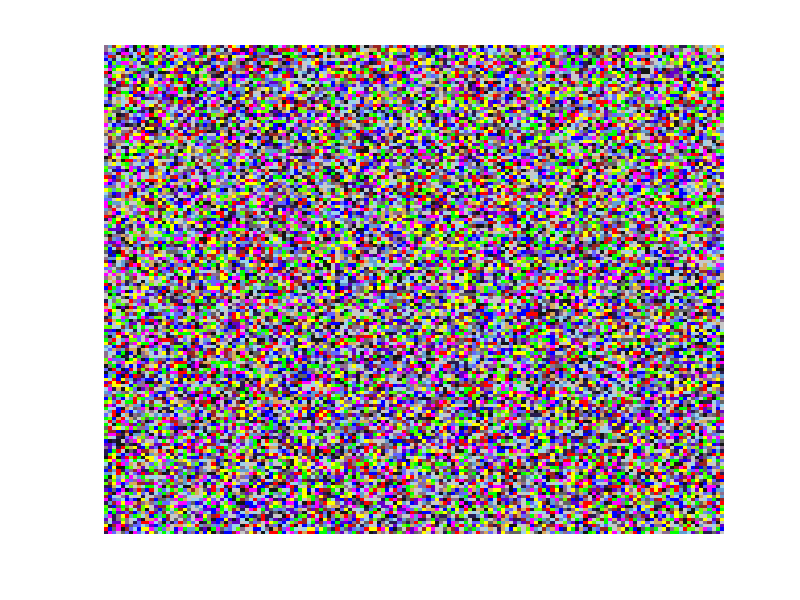

The MATLAB script that drew this image: (Note: this script raises an error after producing the figure.)
%% Grain simulation of fighting Pokemon
% Code layout:
%   - Set up constants
%   - Set up the pokemon type list and colormap accordingly
%   - Pre-allocate arrays
%   - Distribute pokemon stats in an array
%   - Loop over arrays, making logic decisions and drawing

%% Current flaws/things to work on:
%   - None
%% Code

% Variables
width = 600;
height = 600;
tw = 4;
HP_buff = 20;
ATK_buff = 10;
DEF_buff = 5;

file_nm = 'simulation.gif';

%{
types = ['Normal'; 'Fire'; 'Water'; 'Electric'; 'Grass'; 'Ice'; ...
    'Fighting'; 'Poison'; 'Ground'; 'Flying'; 'Psychic'; 'Bug'; 'Rock'; ...
    'Ghost'; 'Dragon'; 'Dark'; 'Steel'; 'Fairy';];
%}

cmap = 1/255.*[200,200,200;     % Normal
    255,0,0;                    % Fire
    0,0,255;                    % Water
    255,255,0;                  % Electric
    0,255,0;                    % Grass
    100,100,255;                % Ice
    153,37,33;                  % Fighting
    100,0,200;                  % Poison
    216,170,91;                 % Ground
    154,212,237;                % Flying
    255,0,255;                  % Psychic
    100,255,0;                  % Bug
    142,110,142;                % Rock
    41,26,79;                   % Ghost
    98,157,209;                 % Dragon
    20,20,20;                   % Dark
    100,100,100                 % Steel
    255,0,100;                  % Fairy
    ];


% Take advantage of Matlabs array support, don't use classes
% Each pixel will have stats and this multitude of arrays
% can be viewed to be the 'class'

ATK = zeros(width/tw, height/tw);
DEF = zeros(width/tw, height/tw);
HP = zeros(width/tw, height/tw);
SPD = zeros(width/tw, height/tw);
type1 = zeros(width/tw, height/tw);
type2 = zeros(width/tw, height/tw);
micromon = zeros(width/tw, height/tw);

% This is then split between HP, SPD, DEF and ATK
max_stat = 255;
totstat = ones(width/tw, height/tw)*max_stat;

% Construct the micromon's stats
HP = 100 + floor(rand(width/tw, height/tw).*totstat);
totstat = totstat - HP + 100;
ATK = floor(rand(width/tw, height/tw).*totstat);
totstat = totstat - ATK;
DEF = floor(rand(width/tw, height/tw).*totstat);
totstat = totstat - DEF;
SPD = totstat;

clear totstat max_stat
% Construct the type system, using /u/Morning_Fresh logic
% Type 2 is non zero every 25%
% Type 1 is one of 18 types: [0, 17]
type1 = floor(rand(width/tw, height/tw)*18);
type2 = floor(rand(width/tw, height/tw)*18).*(rand(width/tw, height/tw)<=0.25);

for iter = 1:10
    figure(1)
    image(1:width/tw, 1:height/tw, type1)
    colormap(cmap)
    set(gca,'visible','off');
    truesize(figure(1),[width, height])
    
    
    % Lengthy comparisons coming up...
    
    %% Fighting
    % Iterate through all pokemon in rand order and compare to neighbours
    % There are neighbours above, below, left and right. No diagonals
    % To minimise bias we randomly select which SINGULAR pokemon to fight
    fight = floor(rand(width/tw, height/tw)*4);
    for i = randperm(width/tw)
        for j = randperm(height/tw)
            % Map the directions clockwise:
            % 0 = above, 1 = right, 2 = below, 3 = left
            if (fight(i,j) == 0) || (fight(i,j) == 2)
                % Subtract 1 from fight[i,j] to get above/below modifier
                enmy = j + fight(i,j) - 1;
                if (1 <= enmy && enmy <= height/tw)
                    % Pokemon has a neighbour to fight?
                    if type1(i,j) == type1(i,enmy)
                        continue
                        % Quickest pokemon ATKs first
                    elseif SPD(i,j) > SPD(i, enmy)
                        dmg_mult = max(getEff(type1(i,j), type1(i, enmy)), ...
                            getEff(type2(i,j), type1(i, enmy)));
                        
                        dmg_enmy = (ATK(i,j) - DEF(i, enmy)).*dmg_mult;
                        HP(i, enmy) = HP(i, enmy) - dmg_enmy.*(dmg_enmy>0);
                        
                        % Retaliate if possible
                        if HP(i,enmy) > 0
                            dmg_mult = max(getEff(type1(i,enmy), type1(i, j)), ...
                                getEff(type2(i,enmy), type1(i, j)));
                            
                            dmg_acc = (ATK(i,enmy) - DEF(i, j)).*dmg_mult;
                            HP(i, j) = HP(i, j) - dmg_acc.*(dmg_acc>0);
                        end
                    else
                        dmg_mult = max(getEff(type1(i,enmy), type1(i, j)), ...
                            getEff(type2(i,enmy), type1(i, j)));
                        
                        dmg_acc = (ATK(i,enmy) - DEF(i, j)).*dmg_mult;
                        HP(i, j) = HP(i, j) - dmg_acc.*(dmg_acc>0);
                        
                        % Retaliate if possible
                        if HP(i,j) > 0
                            dmg_mult = max(getEff(type1(i,j), type1(i, enmy)), ...
                                getEff(type2(i,j), type1(i, enmy)));
                            
                            dmg_enmy = (ATK(i,j) - DEF(i, enmy)).*dmg_mult;
                            HP(i, enmy) = HP(i, enmy) - dmg_enmy.*(dmg_enmy>0);
                        end
                    end
                    
                    % Absorb the opponents stats if opponent died
                    % Stats are the same between two pixels, no growth yet
                    if HP(i,j) < 0
                        % Buff up the winner
                        HP(i, enmy) = HP(i, enmy) + HP_buff;
                        ATK(i, enmy) = ATK(i, enmy) + ATK_buff;
                        DEF(i, enmy) = DEF(i, enmy) + DEF_buff;
                        
                        SPD(i,j) = SPD(i, enmy);
                        HP(i,j) = HP(i, enmy);
                        ATK(i,j) = ATK(i, enmy);
                        DEF(i,j) = DEF(i,enmy);
                        type1(i,j) = type1(i, enmy);
                        type2(i,j) = type2(i, enmy);
                    elseif HP(i, enmy) < 0
                        HP(i, j) = HP(i, j) + HP_buff;
                        ATK(i, j) = ATK(i, j) + ATK_buff;
                        DEF(i, j) = DEF(i, j) + DEF_buff;
                        
                        SPD(i, enmy) = SPD(i,j);
                        HP(i, enmy) = HP(i,j);
                        ATK(i, enmy) = ATK(i,j);
                        DEF(i,enmy) = DEF(i,j);
                        type1(i, enmy) = type1(i,j);
                        type2(i, enmy) = type2(i,j);
                    end
                    
                end
            else
                % Subtract 2 from fight[i,j] to get L/R modifier
                enmy = i + fight(i,j) - 2;
                if (1 <= enmy && enmy <= width/tw)
                    % Pokemon has a neighbour to fight?
                    if type1(i,j) == type1(enmy,j)
                        continue
                        % Quickest pokemon ATKs first
                    elseif SPD(i,j) > SPD(enmy,j)
                        dmg_mult = max(getEff(type1(i,j), type1(enmy, j)), ...
                            getEff(type2(i,j), type1(enmy, j)));
                        
                        dmg_enmy = (ATK(i,j) - DEF(i, enmy)).*dmg_mult;
                        HP(enmy,j) = HP(enmy,j) - dmg_enmy.*(dmg_enmy>0);
                        
                        % Retaliate if possible
                        if HP(enmy,j) > 0
                            dmg_mult = max(getEff(type1(enmy,j), type1(i, j)), ...
                                getEff(type2(enmy,j), type1(i, j)));
                            
                            dmg_acc = (ATK(enmy,j) - DEF(i, j)).*dmg_mult;
                            HP(i,j) = HP(i,j) - dmg_acc.*(dmg_acc>0);
                        end
                    else
                        dmg_mult = max(getEff(type1(enmy,j), type1(i, j)), ...
                            getEff(type2(enmy,j), type1(i, j)));
                        
                        dmg_acc = (ATK(enmy,j) - DEF(i, j)).*dmg_mult;
                        HP(i,j) = HP(i,j) - dmg_acc.*(dmg_acc>0);
                        
                        % Retaliate if possible
                        if HP(i,j) > 0
                            dmg_mult = max(getEff(type1(i,j), type1(enmy, j)), ...
                                getEff(type2(i,j), type1(enmy, j)));
                            
                            dmg_enmy = (ATK(i,j) - DEF(i, enmy)).*dmg_mult;
                            HP(enmy,j) = HP(enmy,j) - dmg_enmy.*(dmg_enmy>0);
                        end
                    end
                    
                    % Absorb the opponents stats if opponent died
                    % Stats are the same between two pixels, like pokemon
                    % 'grew' from this battle
                    if HP(i,j) < 0
                        HP(enmy, j) = HP(enmy, j) + HP_buff;
                        ATK(enmy, j) = ATK(enmy, j) + ATK_buff;
                        DEF(enmy, j) = DEF(enmy, j) + DEF_buff;
                        
                        SPD(i,j) = SPD(enmy, j);
                        HP(i,j) = HP(enmy, j);
                        ATK(i,j) = ATK(enmy, j);
                        DEF(i,j) = DEF(enmy,j);
                        type1(i,j) = type1(enmy, j);
                        type2(i,j) = type2(enmy, j);
                    elseif HP(enmy, j) < 0
                        HP(i, j) = HP(i, j) + HP_buff;
                        ATK(i, j) = ATK(i, j) + ATK_buff;
                        DEF(i, j) = DEF(i, j) + DEF_buff;
                        
                        SPD(enmy, j) = SPD(i,j);
                        HP(enmy, j) = HP(i,j);
                        ATK(enmy, j) = ATK(i,j);
                        DEF(enmy,j) = DEF(i,j);
                        type1(enmy, j) = type1(i,j);
                        type2(enmy, j) = type2(i,j);
                    end
                    
                end
            end
            
        end
    end
    
    %% Extensions
    % Could add an array of co-ordinates to keep track of where pokemon
    % are actively fighting, thus avoiding the middles of large pokemon
    
    %% Write out to gif and draw
    % frame rate is set to 60fps currently
    figure(1)
    drawnow()
    

    % straight outta documentation

    frame = getframe(1);
    im = frame2im(frame);
    [A, map] = rgb2ind(im, cmap);
    if iter == 1
       imwrite(A, map, file_nm, 'gif', 'LoopCount', Inf, 'DelayTime', 1/60);
    else
        imwrite(A,map,file_nm,'gif','WriteMode','append','DelayTime',1/60);
    end

    
    
end


% If neighbouring pixels are the same colour then leave the
% Expand through the arrays from there

%image([1:200], [1:200], stat])
%colormap([regional definitions])


